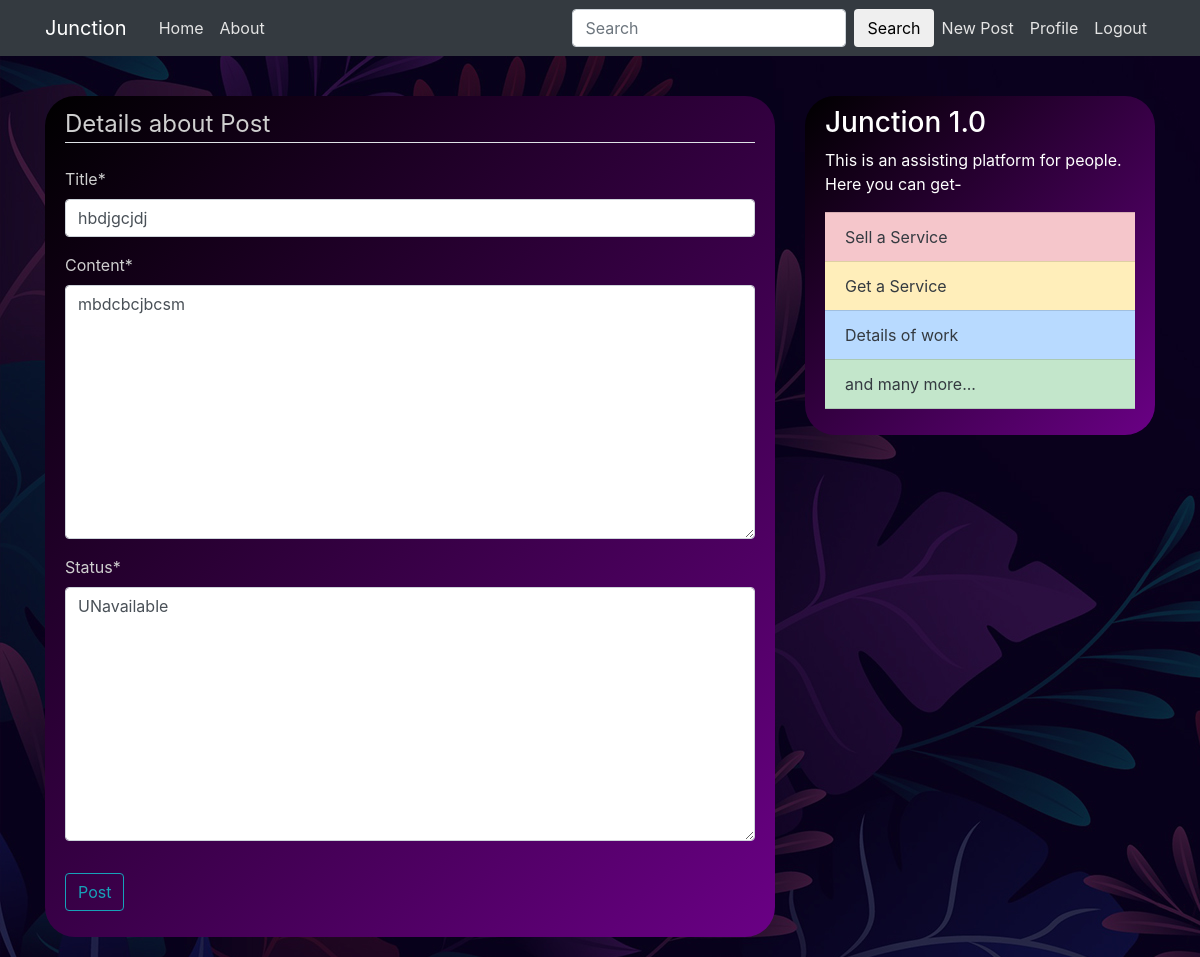
Screenshot of /post/22/update/ (signed in) with the database file from the repository.
### webpage/models.py (models this page shows, shortened)
class Post(models.Model):
	title = models.CharField(max_length=100)
	content = models.TextField()
	date_posted = models.DateTimeField(default=timezone.now)
	author = models.ForeignKey(User, on_delete=models.CASCADE)
	status = models.TextField(max_length=50, default='available')

### webpage/views.py (the view, shortened to what this page needs)
# urls.py: path('post/<int:pk>/update/', PostUpdateView.as_view(), name='post-update'),
class PostUpdateView(LoginRequiredMixin, UserPassesTestMixin, UpdateView):
	model = Post
	fields = ['title', 'content', 'status']
	def test_func(self):
		post = self.get_object()
		if self.request.user == post.author:
			return True
		return False

### webpage/templates/webpage/post_form.html (shortened to what this page needs)
{% extends "webpage/base.html"%}
{% load crispy_forms_tags %}
{% block content%}
      <div class="content-section">
      	<form method="POST">
      		<fieldset class="form-group ">
      			<legend class="border-bottom mb-4">
      				Details about Post
      			</legend>
      			{{ form|crispy }}
      		</fieldset>
      		<div class="form-group">
      			<button class="btn btn-outline-info" type="submit">Post</button>
      		</div>
      	</form>
      </div>
{% endblock content%}

### webpage/static/webpage/main.css (style rules this page uses)
body { background-image: url("background\ image3.jpg"); color: #cfcfcf; margin-top: 6rem; }
.content-section { background: linear-gradient( 135deg, #000000, #6a0085); padding: 10px 20px; border: 5px linear-gradient( -135deg, #ffffff, #6a0085); border-radius: 30px; margin-bottom: 20px; }

### rows the page displays
Post: title "hbdjgcjdj", content "mbdcbcjbcsm", status "UNavailable"
